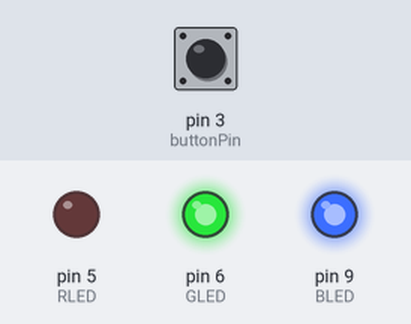
The sketch below on a simulated Arduino Uno, built with avr-gcc and run on an emulated ATmega328P. Shown: output pins drawn as LEDs (lit = HIGH). Dashed ring = blinking. The test bench sets the inputs (shaded band); at power-on: pin 3 (buttonPin) HIGH.

Above: at 1.2 s.
1.3 s: pin 3 (buttonPin) pulled LOW for 3.2 s
At 3.7 s:
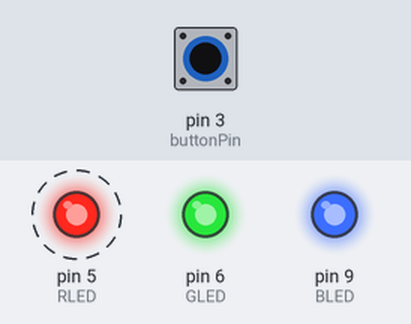
7.5 s: pin 3 (buttonPin) pulled LOW for 0.15 s
At 8.7 s:
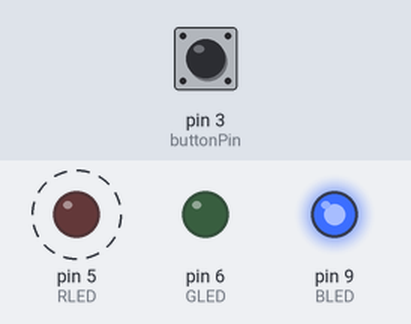
10.6 s: pin 3 (buttonPin) pulled LOW for 1 s
At 12.0 s:
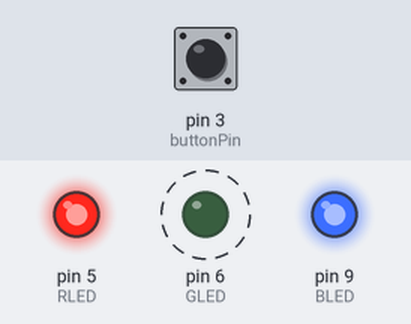
14.6 s: pin 3 (buttonPin) pulled LOW for 0.15 s
At 15.3 s:
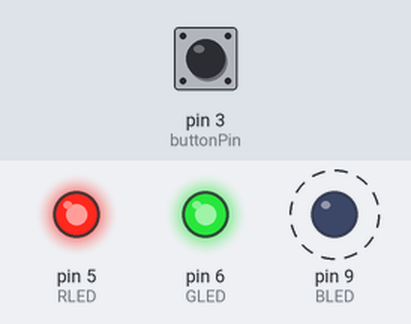
17.7 s: pin 3 (buttonPin) pulled LOW for 0.15 s
At 18.6 s:
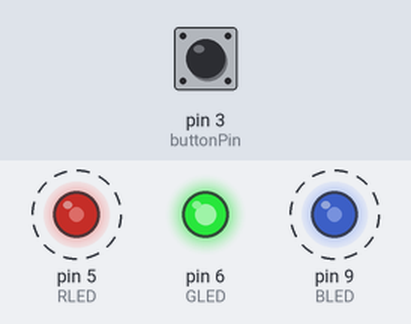
20.8 s: pin 3 (buttonPin) pulled LOW for 1 s
At 22.4 s:
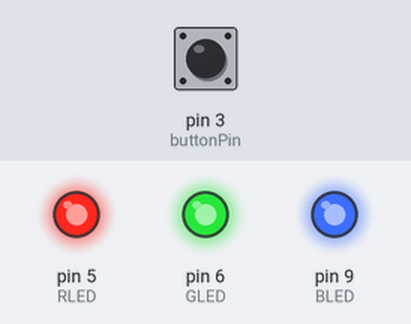
Timing chart, 0 to 25.8 s (numbered marks = the images above; inputs shaded):
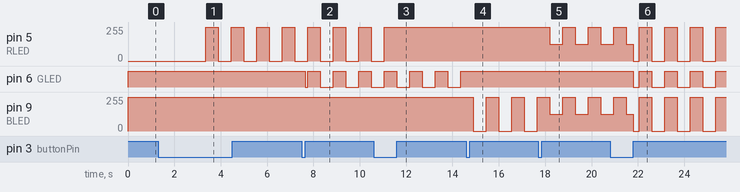

Measured:
- after the input at 1.3 s, pin 5 (RLED): alternates 255/255 for 0.55 s and 0/255 for 0.55 s, starting after 2.0 s
- after the input at 7.5 s, pin 6 (GLED): HIGH → LOW after 0.15 s, then repeats every 1.1 s: HIGH 0.55 s, LOW 0.55 s
- after the input at 10.6 s, pin 5 (RLED): goes on until 11.1 s, then stays 255/255
- after the input at 14.6 s, pin 6 (GLED): stops changing and stays HIGH; pin 9 (BLED): alternates 255/255 for 0.55 s and 0/255 for 0.55 s, starting after 0.30 s
- after the input at 17.7 s, pin 5 (RLED): alternates 255/255 for 0.55 s and 127/255 for 0.55 s, starting after 0.50 s
- after the input at 20.8 s, pin 6 (GLED): HIGH → LOW after 1.0 s, then repeats every 1.1 s: HIGH 0.55 s, LOW 0.55 s

The sketch:

Lightstick.ino
```cpp
// Button pin (using internal pull-up: connect button between Pin 3 and GND)
const int buttonPin = 3;

// RGB LED Pins (Red on 5, Green on 6, Blue on PWM Pin 9)
const int RLED = 5;
const int GLED = 6;
const int BLED = 9;

// Mode and Color tracking variables
int currentMode = 0;   // 0: Constant, 1: Blink, 2: Breathing, 3: Rainbow
int currentColor = 0;  // 0: Red, 1: Yellow, 2: Green, 3: Blue, 4: Purple, 5: White

// Color definition arrays (Base color values)
const int numColors = 6;
const byte colorR[numColors] = {255, 255,   0,   0, 128, 255};
const byte colorG[numColors] = {  0, 255, 255,   0,   0, 255};
const byte colorB[numColors] = {  0,   0,   0, 255, 128, 255};

// Button state variables for robust click/long-press separation
int lastButtonState = HIGH;
unsigned long pressingTime = 0;
bool isButtonPressed = false;
bool longPressTriggered = false;
const unsigned long longPressInterval = 1500; // 2 seconds threshold

// Non-blocking timing variables for animations
unsigned long previousMillis = 0;
bool blinkState = false;
int breathValue = 0;
int breathDirection = 1;
int rainbowHue = 0;

void setup() {
  // Use INPUT_PULLUP so the button reads LOW when pressed
  pinMode(buttonPin, INPUT_PULLUP);
  pinMode(RLED, OUTPUT);
  pinMode(GLED, OUTPUT);
  pinMode(BLED, OUTPUT);
}

void loop() {
  int reading = digitalRead(buttonPin);

  // 1. Detect button press (Transition from HIGH to LOW)
  if (reading == LOW && lastButtonState == HIGH && !isButtonPressed) {
    pressingTime = millis();
    isButtonPressed = true;
    longPressTriggered = false;
  }

  // 2. While holding, check if it reaches the long-press threshold
  if (isButtonPressed && reading == LOW) {
    if (!longPressTriggered && (millis() - pressingTime >= longPressInterval)) {
      // Long press reached while holding! Change mode immediately.
      currentMode = (currentMode + 1) % 4;
      longPressTriggered = true; // Lock out short-click for this press
    }
  }

  // 3. Detect button release (Transition from LOW to HIGH)
  if (reading == HIGH && lastButtonState == LOW && isButtonPressed) {
    // If a long press was NOT triggered, it's a valid short click!
    if (!longPressTriggered) {
      currentColor = (currentColor + 1) % numColors; // Change color
    }
    isButtonPressed = false; // Reset for the next press
  }

  lastButtonState = reading;

  // Continuously update the LED based on active mode and color
  updateLED();
}

void updateLED() {
  unsigned long currentMillis = millis();

  switch (currentMode) {
    case 0: // 1/ Constant Light Mode (Common Anode inversion)
      analogWrite(RLED, 255 - colorR[currentColor]);
      analogWrite(GLED, 255 - colorG[currentColor]);
      analogWrite(BLED, 255 - colorB[currentColor]);
      break;

    case 1: // 2/ Blink Mode
      if (currentMillis - previousMillis >= 550) {
        previousMillis = currentMillis;
        blinkState = !blinkState;
      }
      if (blinkState) {
        analogWrite(RLED, 255 - colorR[currentColor]);
        analogWrite(GLED, 255 - colorG[currentColor]);
        analogWrite(BLED, 255 - colorB[currentColor]);
      } else {
        analogWrite(RLED, 255); // OFF for Common Anode
        analogWrite(GLED, 255);
        analogWrite(BLED, 255);
      }
      break;

    case 2: // 3/ Breathing (Fading) Light Mode
      if (currentMillis - previousMillis >= 15) {
        previousMillis = currentMillis;
        breathValue += breathDirection * 4;
        if (breathValue <= 0 || breathValue >= 255) {
          breathDirection = -breathDirection;
          breathValue = constrain(breathValue, 0, 255);
        }
      }
      analogWrite(RLED, 255 - ((colorR[currentColor] * breathValue) / 255));
      analogWrite(GLED, 255 - ((colorG[currentColor] * breathValue) / 255));
      analogWrite(BLED, 255 - ((colorB[currentColor] * breathValue) / 255));
      break;

    case 3: // 4/ Rainbow Mode
      if (currentMillis - previousMillis >= 20) {
        previousMillis = currentMillis;
        rainbowHue = (rainbowHue + 1) % 768;
      }
      showRainbow(rainbowHue);
      break;
  }
}

// Helper function to generate rainbow transitions (Common Anode)
void showRainbow(int hue) {
  int r = 0, g = 0, b = 0;
  if (hue < 256) {
    r = 255 - hue;
    g = hue;
    b = 0;
  } else if (hue < 512) {
    int ahue = hue - 256;
    r = 0;
    g = 255 - ahue;
    b = ahue;
  } else {
    int ahue = hue - 512;
    r = ahue;
    g = 0;
    b = 255 - ahue;
  }
  analogWrite(RLED, 255 - r);
  analogWrite(GLED, 255 - g);
  analogWrite(BLED, 255 - b);
}
```
